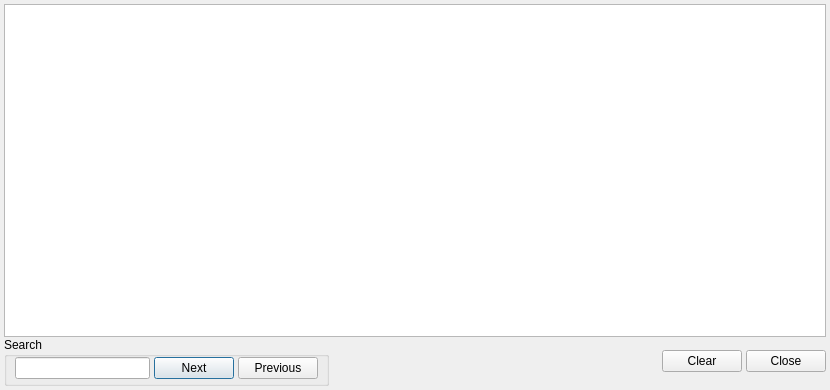
<ui version="4.0" >
 <class>outputgui</class>
 <widget class="QDialog" name="outputgui" >
  <property name="geometry" >
   <rect>
    <x>0</x>
    <y>0</y>
    <width>830</width>
    <height>390</height>
   </rect>
  </property>
  <property name="windowTitle" >
   <string/>
  </property>
  <layout class="QGridLayout" >
   <property name="leftMargin" >
    <number>4</number>
   </property>
   <property name="topMargin" >
    <number>4</number>
   </property>
   <property name="rightMargin" >
    <number>4</number>
   </property>
   <property name="bottomMargin" >
    <number>4</number>
   </property>
   <property name="horizontalSpacing" >
    <number>4</number>
   </property>
   <property name="verticalSpacing" >
    <number>0</number>
   </property>
   <item row="0" column="0" colspan="4" >
    <widget class="QTextEdit" name="output_text" >
     <property name="font" >
      <font>
       <family>Monospace</family>
       <pointsize>13</pointsize>
      </font>
     </property>
     <property name="acceptDrops" >
      <bool>false</bool>
     </property>
     <property name="tabChangesFocus" >
      <bool>true</bool>
     </property>
     <property name="undoRedoEnabled" >
      <bool>false</bool>
     </property>
     <property name="readOnly" >
      <bool>true</bool>
     </property>
     <property name="acceptRichText" >
      <bool>false</bool>
     </property>
     <property name="textInteractionFlags" >
      <set>Qt::NoTextInteraction|Qt::TextSelectableByKeyboard|Qt::TextSelectableByMouse</set>
     </property>
    </widget>
   </item>
   <item row="1" column="0" >
    <widget class="QGroupBox" name="groupBox" >
     <property name="title" >
      <string>Search</string>
     </property>
     <layout class="QHBoxLayout" >
      <property name="spacing" >
       <number>4</number>
      </property>
      <property name="leftMargin" >
       <number>8</number>
      </property>
      <property name="topMargin" >
       <number>0</number>
      </property>
      <property name="rightMargin" >
       <number>8</number>
      </property>
      <property name="bottomMargin" >
       <number>4</number>
      </property>
      <item>
       <widget class="QLineEdit" name="search_text" />
      </item>
      <item>
       <widget class="QPushButton" name="next_button" >
        <property name="text" >
         <string>Next</string>
        </property>
       </widget>
      </item>
      <item>
       <widget class="QPushButton" name="prev_button" >
        <property name="text" >
         <string>Previous</string>
        </property>
       </widget>
      </item>
     </layout>
    </widget>
   </item>
   <item row="1" column="1" >
    <spacer>
     <property name="orientation" >
      <enum>Qt::Horizontal</enum>
     </property>
     <property name="sizeHint" >
      <size>
       <width>217</width>
       <height>24</height>
      </size>
     </property>
    </spacer>
   </item>
   <item row="1" column="2" >
    <widget class="QPushButton" name="clear_button" >
     <property name="text" >
      <string>Clear</string>
     </property>
    </widget>
   </item>
   <item row="1" column="3" >
    <widget class="QPushButton" name="close_button" >
     <property name="text" >
      <string>Close</string>
     </property>
    </widget>
   </item>
  </layout>
 </widget>
 <tabstops>
  <tabstop>close_button</tabstop>
  <tabstop>output_text</tabstop>
 </tabstops>
 <resources/>
 <connections>
  <connection>
   <sender>close_button</sender>
   <signal>released()</signal>
   <receiver>outputgui</receiver>
   <slot>close()</slot>
   <hints>
    <hint type="sourcelabel" >
     <x>352</x>
     <y>277</y>
    </hint>
    <hint type="destinationlabel" >
     <x>199</x>
     <y>149</y>
    </hint>
   </hints>
  </connection>
 </connections>
</ui>
